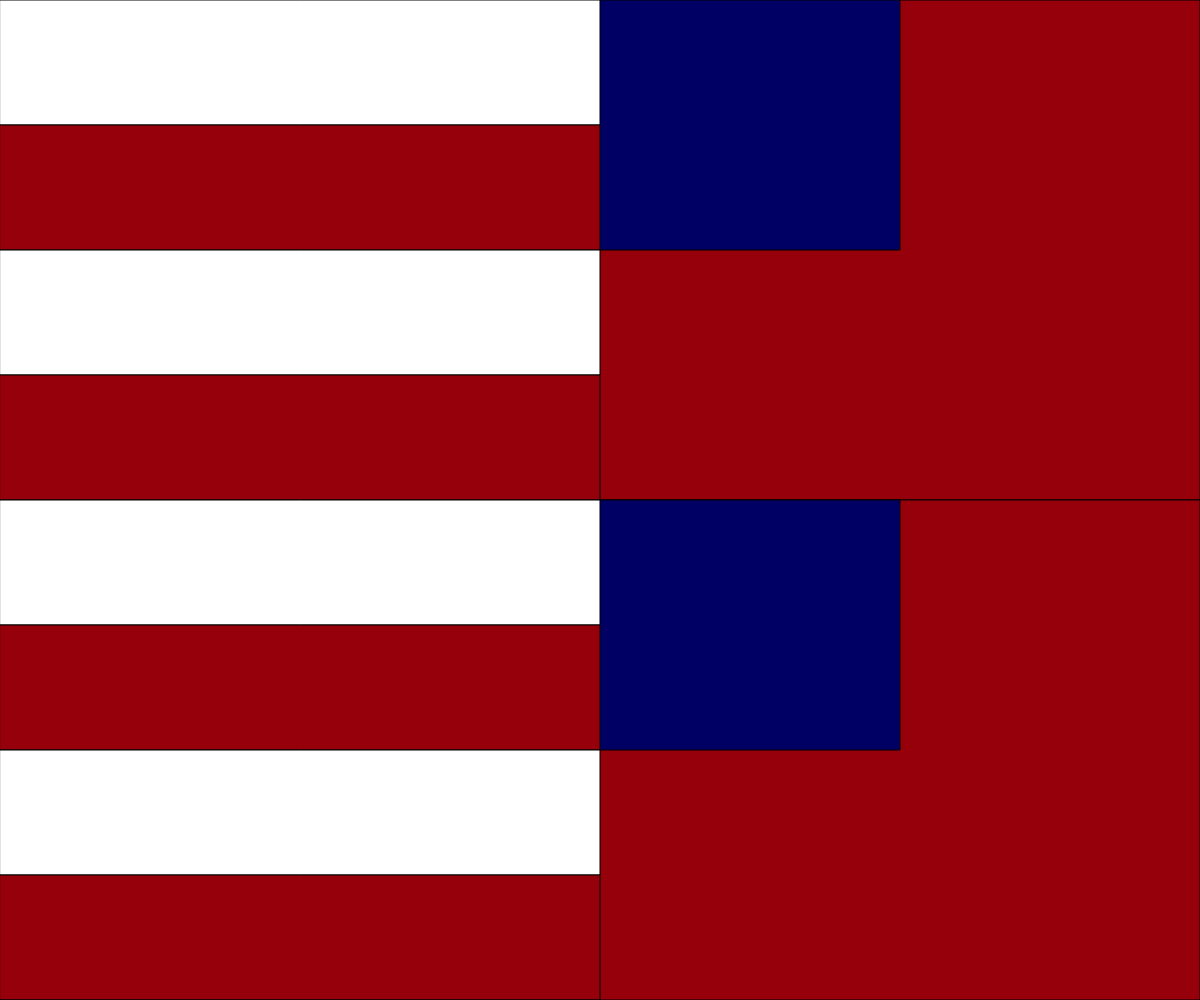
Frame 1 (no input)
Frame 60 (no input): identical to frame 1, image omitted
Frame 120 (the mouse pressed at the canvas centre since frame 60): identical to frame 1, image omitted

The p5.js sketch that drew this single still picture (run headless with seeded random() and noise() and a simulated clock; from frame 60 on, the mouse is pressed at the canvas centre):

// p5.js sketch
// ── sketch.js
function setup() {
    createCanvas(windowWidth, windowHeight);
    background(10,50,100);
}

function draw() {

fill(150,0,10);
rect(windowWidth/2, 0, windowWidth/2, windowHeight/2);

fill(150,0,10);
rect(windowWidth/2, windowHeight/2, windowWidth/2, windowHeight/2);

fill(0,0,100);
rect(windowWidth/2, 0, windowWidth/4, windowHeight/4);

fill(0,0,100);
rect(windowWidth/2, windowHeight/2, windowWidth/4, windowHeight/4);

fill(255,255,255);
rect(0, 0, windowWidth/2, windowHeight/8)

fill(150,0,10);
rect(0, windowHeight/8*1, windowWidth/2, windowHeight/8);

fill(255,255,255);
rect(0, windowHeight/8*2, windowWidth/2, windowHeight/8)

fill(150,0,10);
rect(0, windowHeight/8*3, windowWidth/2, windowHeight/8);

fill(255,255,255);
rect(0, windowHeight/8*4, windowWidth/2, windowHeight/8)

fill(150,0,10);
rect(0, windowHeight/8*5, windowWidth/2, windowHeight/8);

fill(255,255,255);
rect(0, windowHeight/8*6, windowWidth/2, windowHeight/8)

fill(150,0,10);
rect(0, windowHeight/8*7, windowWidth/2, windowHeight/8);

fill(255,255,255);
rect(0, windowHeight/8*8, windowWidth/2, windowHeight/8);

fill(150,0,10);
rect(0, windowHeight/8*9, windowWidth/2, windowHeight/8);

}
